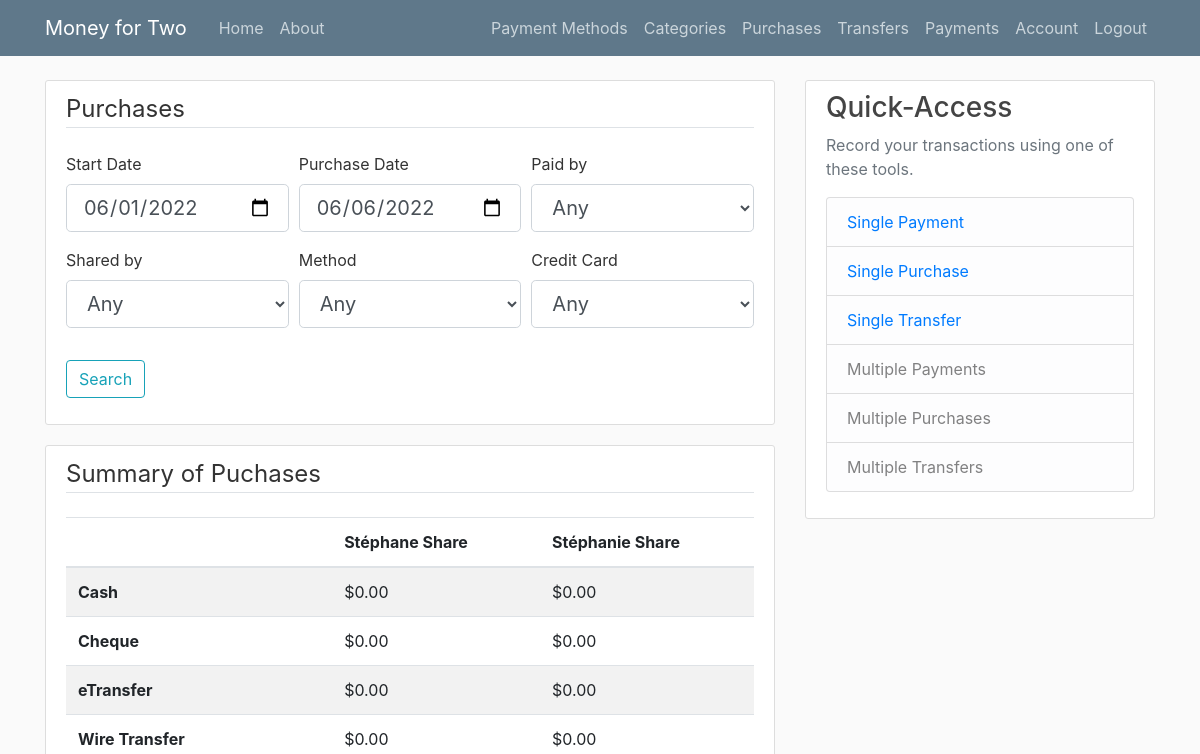
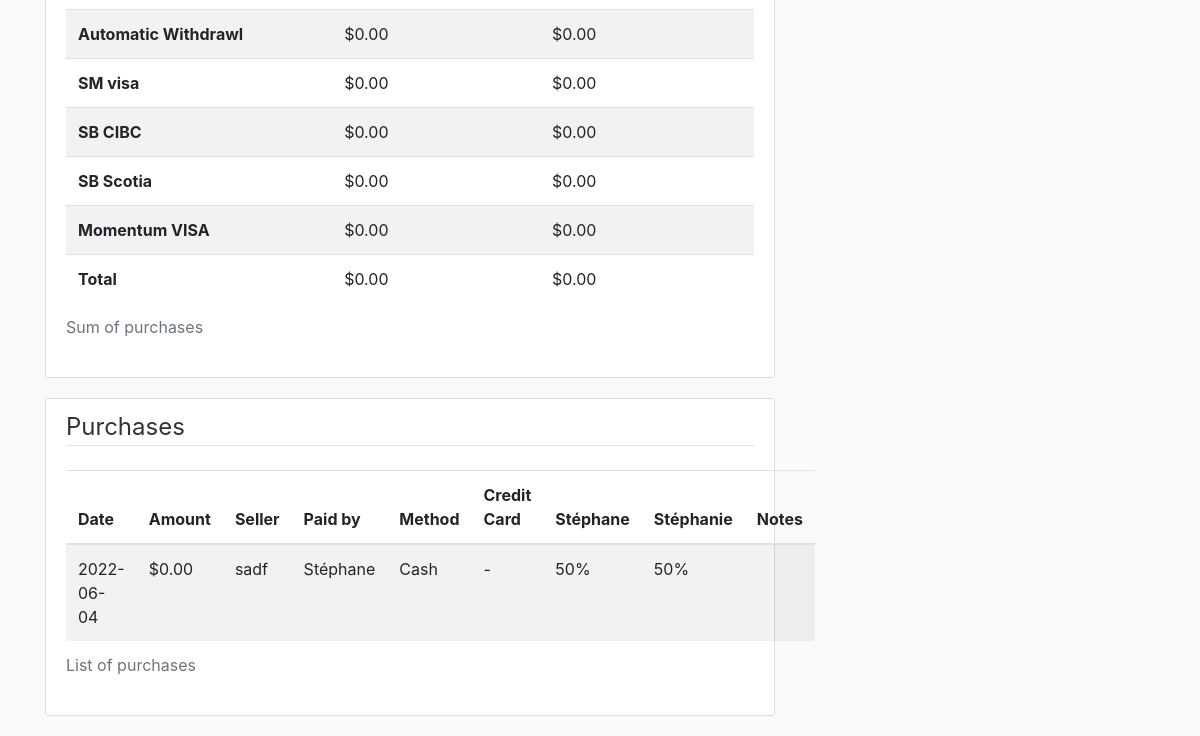
The page /purchases/ (signed in) on the database as committed earlier (2 pictures, top to bottom).
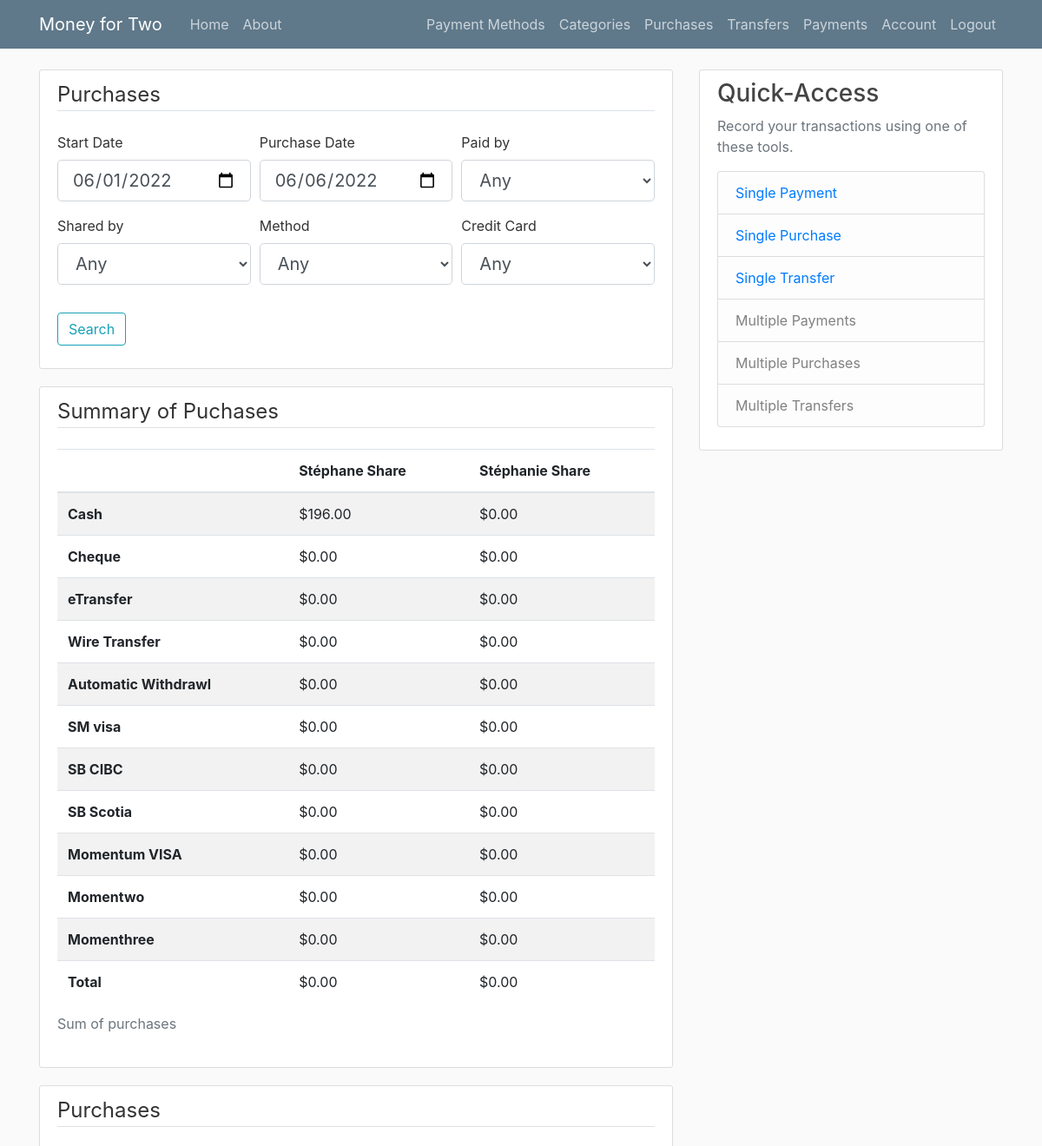
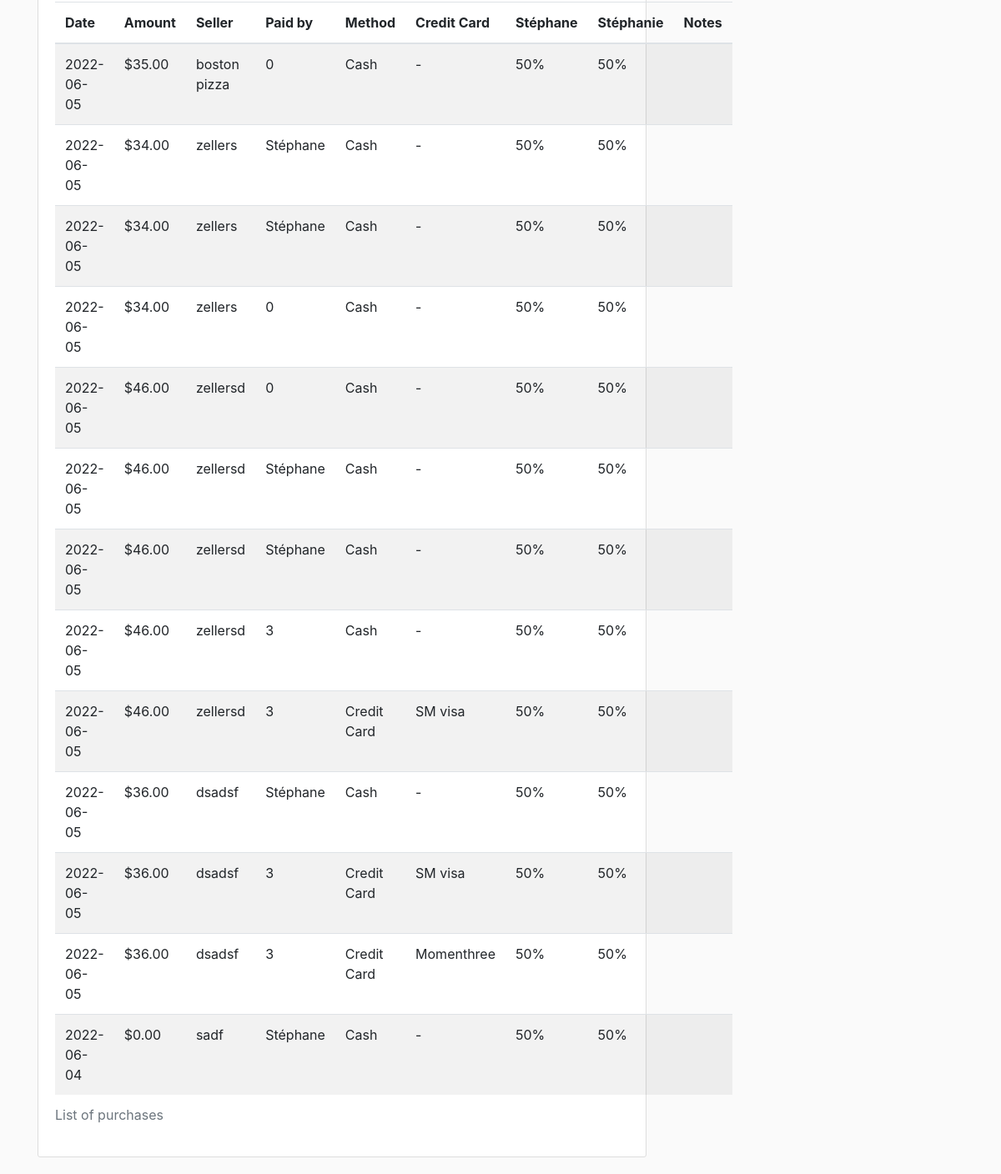
The same page on the database as committed later (2 pictures, top to bottom).
### app/models.py (models this page shows, shortened)
class User(db.Model, UserMixin):
    id=db.Column(db.Integer,primary_key=True)
    username1 = db.Column(db.String(20), nullable=False)
    username2 = db.Column(db.String(20), nullable=False)
    email = db.Column(db.String(120), unique=True, nullable=False)
    password = db.Column(db.String(60), nullable=False)
    payments = db.relationship('Payment',backref='payer',lazy=True)
    purchases = db.relationship('Purchase',backref='purchaser',lazy=True)
    transfers = db.relationship('Transfer',backref='transferer',lazy=True)
    cards = db.relationship('Card',backref='carder',lazy=True)
    methods = db.relationship('Method',backref='methoder',lazy=True)
    categories = db.relationship('Category',backref='categoryer',lazy=True)

class Method(db.Model):
    id = db.Column(db.Integer,primary_key=True)
    method = db.Column(db.String(20),nullable=False,unique=True)
    user_id = db.Column(db.Integer, db.ForeignKey('user.id'), nullable=False)
    purchases = db.relationship('Purchase',backref='purchase_method',lazy=True)

class Card(db.Model):
    id = db.Column(db.Integer,primary_key=True)
    card = db.Column(db.String(20),nullable=False,unique=True)
    user_id = db.Column(db.Integer, db.ForeignKey('user.id'), nullable=False)
    payments = db.relationship('Payment',backref='card_paid',lazy=True)
    purchases = db.relationship('Purchase',backref='card_used',lazy=True)

class Purchase(db.Model):
    id = db.Column(db.Integer, primary_key=True)
    date = db.Column(db.Date,nullable=False,default=date.today)
    amount = db.Column(db.Numeric,nullable=False)
    seller = db.Column(db.String(120),nullable=False)
    paid_by = db.Column(db.Integer,nullable=False)
    user1_pct = db.Column(db.Numeric,nullable=False)
    notes = db.Column(db.String(120))
    user_id = db.Column(db.Integer, db.ForeignKey('user.id'), nullable=False)
    method_id = db.Column(db.Integer, db.ForeignKey('method.id'), nullable=True)
    card_id = db.Column(db.Integer, db.ForeignKey('card.id'), nullable=True)

### app/routes.py (the view, shortened to what this page needs)
@app.route('/purchases/', methods=['GET','POST'])
def purchases():
    form = PurchaseQueryForm()
    form.paid_by.choices = [(3,'Any')]+[(1,current_user.username1+'*'),(2,current_user.username2+'*')]
    form.shared_by.choices = [(3,'Any')]+[(1,current_user.username1+'*'),(2,current_user.username2+'*')]
    methods = Method.query.filter_by(user_id=current_user.id).all()
    form.method_id.choices = [(-1,'Any')]+[(method.id, method.method) for method in methods]
    cards = Card.query.filter_by(user_id=current_user.id).all()
    form.card_id.choices = [(-1,'Any')]+[(card.id, card.card) for card in cards]
    form_card_sums=[]
    csum1 = 0
    csum2 = 0
    form_method_sums=[]
    msum1 = 0
    msum2 = 0
    if not request.args: #request.method == 'GET':
        form_start=datetime.today().date().replace(day=1)
        form_end=datetime.today().date()
        form_card=-1
        form_method=-1
        form_paid_by=3
        purchases = db.session.query(Purchase).filter(and_(Purchase.user_id==current_user.id, Purchase.date>=datetime.today().date().replace(day=1))).order_by(desc(Purchase.date)).all()
        print(payments)
        for method in methods:
            form_msum1=Purchase.query.with_entities(func.sum(Purchase.amount).label("mySum")).filter(and_(Purchase.user_id==current_user.id, Purchase.method_id==method.id, Purchase.date>=datetime.today().date().replace(day=1),Purchase.paid_by==1)).first()
            form_msum2=Purchase.query.with_entities(func.sum(Purchase.amount).label("mySum")).filter(and_(Purchase.user_id==current_user.id, Purchase.method_id==method.id, Purchase.date>=datetime.today().date().replace(day=1),Purchase.paid_by==2)).first()
            if form_msum1.mySum and int(form_paid_by)!=2:
                form_msumpaidby1 = float(form_msum1.mySum)
            else:
                form_msumpaidby1 = 0
            if form_msum2.mySum and int(form_paid_by)!=1:
                form_msumpaidby2 = float(form_msum2.mySum)
            else:
                form_msumpaidby2 = 0
            form_method_sums.append([method.method,form_msumpaidby1,form_msumpaidby2])
            msum1+=form_msumpaidby1
            msum2+=form_msumpaidby2
        for card in cards:
            form_csum1=Purchase.query.with_entities(func.sum(Purchase.amount).label("mySum")).filter(and_(Purchase.user_id==current_user.id, Purchase.card_id==card.id, Purchase.date>=datetime.today().date().replace(day=1),Purchase.paid_by==1)).first()
            form_csum2=Purchase.query.with_entities(func.sum(Purchase.amount).label("mySum")).filter(and_(Purchase.user_id==current_user.id, Purchase.card_id==card.id, Purchase.date>=datetime.today().date().replace(day=1),Purchase.paid_by==2)).first()
            if form_csum1.mySum and int(form_paid_by)!=2:
                form_csumpaidby1 = float(form_csum1.mySum)
            else:
                form_csumpaidby1 = 0
            if form_csum2.mySum and int(form_paid_by)!=1:
                form_csumpaidby2 = float(form_csum2.mySum)
            else:
                form_csumpaidby2 = 0
            form_card_sums.append([card.card,form_csumpaidby1,form_csumpaidby2])
            csum1+=form_csumpaidby1
            csum2+=form_csumpaidby2
    return render_template('purchases.html', title='Purchases', form=form, form_start=form_start, form_end=form_end, form_paid_by=form_paid_by, form_card=form_card, form_method=form_method, purchases=purchases, user1=current_user.username1, user2=current_user.username2, method_sums=form_method_sums, msum1=msum1, msum2=msum2, card_sums=form_card_sums, csum1=csum1, csum2=csum2)

### app/forms.py
class PurchaseQueryForm(FlaskForm):
    start_date = DateField('Start Date', validators=[DataRequired()])
    end_date = DateField('Purchase Date', validators=[DataRequired()])
    paid_by = SelectField('Paid by', validators=[DataRequired()])
    shared_by = SelectField('Shared by', validators=[DataRequired()])
    method_id = SelectField('Method', validators=[DataRequired()])
    card_id = SelectField('Credit Card', validators=[DataRequired()])
    seller = StringField('Merchant', validators=[DataRequired(),Length(max=80)])
    submit = SubmitField('Search')

### app/models.py (called while the page is built)
@login_manager.user_loader
def load_user(user_id):
    return User.query.get(int(user_id))

### app/templates/purchases.html (shortened to what this page needs)
{% extends "layout.html" %}
{% block content %}
<div class="content-section">
    <form method="POST" action="">
        <fieldset class="form-group">
            <legend class="border-bottom mb-4">Purchases</legend>
            <div class="form-row">
                <div class="col">
                    <div class="form-group">
                        {{ form.start_date.label(class="form-control-label") }}
                        {% if form.start_date.errors %}
                            {{ form.start_date(class="form-control form-control-lg is-invalid", value=form_start ) }}
                            <div class="invalid-feedback">
                                {% for error in form.start_date.errors %}
                                    <span>{{ error }}</span>
                                {% endfor %}
                            </div>
                        {% else %}
                            {{ form.start_date(class="form-control form-control-lg", value=form_start ) }}
                        {% endif %}
                    </div>
                </div>
                <div class="col">
                    <div class="form-group">
                        {{ form.end_date.label(class="form-control-label") }}
                        {% if form.end_date.errors %}
                            {{ form.end_date(class="form-control form-control-lg is-invalid", value=form_end) }}
                            <div class="invalid-feedback">
                                {% for error in form.end_date.errors %}
                                    <span>{{ error }}</span>
                                {% endfor %}
                            </div>
                        {% else %}
                            {{ form.end_date(class="form-control form-control-lg", value=form_end) }}
                        {% endif %}
                    </div>
                </div>
                <div class="col">
                    <div class="form-group">
                        {{ form.paid_by.label(class="form-control-label") }}
                        {{ form.paid_by(class="form-control form-control-lg") }}
                    </div>
                </div>
            </div>
            <div class="form-row">
                <div class="col">
                    <div class="form-group">
                        {{ form.shared_by.label(class="form-control-label") }}
                        {{ form.shared_by(class="form-control form-control-lg") }}
                    </div>
                </div>
                <div class="col">
                    <div class="form-group">
                        {{ form.method_id.label(class="form-control-label") }}
                        {{ form.method_id(class="form-control form-control-lg") }}
                    </div>
                </div>
                <div class="col">
                    <div class="form-group">
                        {{ form.card_id.label(class="form-control-label") }}
                        {{ form.card_id(class="form-control form-control-lg") }}
                    </div>
                </div>
            </div>
        </fieldset>
        <div class="form-group">
            {{ form.submit(class="btn btn-outline-info") }}
        </div>
    </form>
</div>
<div class="content-section">
    <legend class="border-bottom mb-4">Summary of Puchases</legend>
    <table class="table table-striped">
        <caption>Sum of purchases</caption>
        <thead>
          <tr>
            <th scope="col"> </th>
            <th scope="col">{{ user1 }} Share</th>
            <th scope="col">{{ user2 }} Share</th>
          </tr>
        </thead>
        <tbody>
            {% for method_sum, mpaidby1, mpaidby2 in method_sums %}
            <tr>
                <th scope="row" >{{ method_sum }}</th>
                <td>${{ '%0.2f'| format( mpaidby1 |float) }}</td>
                <td>${{ '%0.2f'| format( mpaidby2 |float) }}</td>
            </tr>
            {% endfor %}
            {% for card_sum, cpaidby1, cpaidby2 in card_sums %}
            <tr>
                <th scope="row" >{{ card_sum }}</th>
                <td>${{ '%0.2f'| format( cpaidby1 |float) }}</td>
                <td>${{ '%0.2f'| format( cpaidby2 |float) }}</td>
            </tr>
            {% endfor %}
            <tr>
                <th scope="row" >Total</th>
                <td>${{ '%0.2f'| format( csum1+csum2 |float) }}</td>
                <td>${{ '%0.2f'| format( csum2+csum2 |float) }}</td>
            </tr>
        </tbody>
    </table>
</div>
<div class="content-section">
    <legend class="border-bottom mb-4">Purchases</legend>
    <table class="table table-striped">
        <caption>List of purchases</caption>
        <thead>
          <tr>
            <th scope="col">Date</th>
            <th scope="col">Amount</th>
            <th scope="col">Seller</th>
            <th scope="col">Paid by</th>
            <th scope="col">Method</th>
            <th scope="col">Credit Card</th>
            <th scope="col">{{user1}}</th>
            <th scope="col">{{user2}}</th>
            <th scope="col">Notes</th>
          </tr>
        </thead>
        <tbody>
            {% for purchase in purchases %}
            <tr>
                <td>{{ purchase.date }}</td>
                <td>${{ '%0.2f'| format(purchase.amount|float) }}</td>
                <td>{{ purchase.seller }}</td>
                {% if purchase.paid_by==1 %}
                    <td>{{ user1 }}</td>
                {% elif purchase.paid_by==2 %}
                    <td>{{ user1 }}</td>
                {% else %}
                    <td>{{ purchase.paid_by }}</td>
                {% endif %}
                {% if purchase.method_id==0 %}
                    <td> Credit Card</td>
                {% else %}
                    <td>{{ purchase.purchase_method.method }}</td>
                {% endif %}
                {% if purchase.card_id==0 %}
                    <td> - </td>
                {% else %}
                    <td>{{ purchase.card_used.card }}</td>
                {% endif %}
                <td>{{ '%0.0f'| format(100-purchase.user1_pct|float) }}%</td>
                <td>{{ '%0.0f'| format(purchase.user1_pct|float) }}%</td>
                <td>{{ purchase.notes }}</td>
            </tr>
            {% endfor %}
        </tbody>
    </table>
</div>
{% endblock content %}

### app/templates/layout.html (shortened to what this page needs)
<!DOCTYPE html>
<html lang="en">
<head>
    <link rel="stylesheet" href="https://cdn.jsdelivr.net/npm/bootstrap@4.3.1/dist/css/bootstrap.min.css">
    <link rel="stylesheet" type="text/css" href="{{ url_for('static', filename='main.css') }}">
</head>
<body>
  <header class="site-header">
      <nav class="navbar navbar-expand-md navbar-dark bg-steel fixed-top">
          <div class="container">
          <a class="navbar-brand mr-4" href="/">Money for Two</a>
          <div class="collapse navbar-collapse" id="navbarToggle">
              <div class="navbar-nav mr-auto">
              <a class="nav-item nav-link" href="{{ url_for('home') }}">Home</a>
              <a class="nav-item nav-link" href="{{ url_for('about') }}">About</a>
              </div>
                <div class="navbar-nav">
                  {% if current_user.is_authenticated %}
                    <a class="nav-item nav-link" href="{{ url_for('methods') }}">Payment Methods</a>
                    <a class="nav-item nav-link" href="{{ url_for('categories') }}">Categories</a>
                    <a class="nav-item nav-link" href="{{ url_for('purchases') }}">Purchases</a>
                    <a class="nav-item nav-link" href="{{ url_for('transfers') }}">Transfers</a>
                    <a class="nav-item nav-link" href="{{ url_for('payments') }}">Payments</a>
                    <a class="nav-item nav-link" href="{{ url_for('account') }}">Account</a>
                    <a class="nav-item nav-link" href="{{ url_for('logout') }}">Logout</a>
                  {% else %}
                    <a class="nav-item nav-link" href="{{ url_for('login') }}">Login</a>
                    <a class="nav-item nav-link" href="{{ url_for('register') }}">Register</a>
                  {% endif %}
              </div>
          </div>
          </div>
      </nav>
  </header>
  <main role="main" class="container">
      <div class="row">
        <div class="col-md-8">
          {% block content %}{% endblock %}
        </div>
        <div class="col-md-4">
          <div class="content-section">
            <h3>Quick-Access</h3>
            <p class='text-muted'>Record your transactions using one of these tools.
              <ul class="list-group">
                <li class="list-group-item list-group-item-light"><a href="{{ url_for('new_payment') }}">Single Payment</a></li>
                <li class="list-group-item list-group-item-light"><a href="{{ url_for('new_purchase') }}">Single Purchase</a></li>
                <li class="list-group-item list-group-item-light"><a href="{{ url_for('new_transfer') }}">Single Transfer</a></li>
                <li class="list-group-item list-group-item-light">Multiple Payments</li>
                <li class="list-group-item list-group-item-light">Multiple Purchases</li>
                <li class="list-group-item list-group-item-light">Multiple Transfers</li>
              </ul>
            </p>
          </div>
        </div>
      </div>
    </main>
  </body>
</html>

### app/static/main.css (style rules this page uses)
body { background: #fafafa; color: #333333; margin-top: 5rem; }
h1, h2, h3, h4, h5, h6 { color: #444444; }
.bg-steel { background-color: #5f788a; }
.site-header .navbar-nav .nav-link { color: #cbd5db; }
.content-section { background: #ffffff; padding: 10px 20px; border: 1px solid #dddddd; border-radius: 3px; margin-bottom: 20px; }

Rows that differ between the two databases and show on the page:
computed for Method "Cash": mpaidby1 "0.00" → "196.00"
added Card: card "Momentwo", cpaidby1 "0.00", cpaidby2 "0.00"
added Card: card "Momenthree", cpaidby1 "0.00", cpaidby2 "0.00"
added Purchase: date "2022-06-05", amount "35.00", seller "boston pizza", paid_by "0", purchase_method.method "Cash", 100-purchase.user1_pct|float "50", user1_pct "50"
added Purchase: date "2022-06-05", amount "34.00", seller "zellers", {{ user1 }} "Stéphane", purchase_method.method "Cash", 100-purchase.user1_pct|float "50", user1_pct "50"
added Purchase: date "2022-06-05", amount "34.00", seller "zellers", {{ user1 }} "Stéphane", purchase_method.method "Cash", 100-purchase.user1_pct|float "50", user1_pct "50"
added Purchase: date "2022-06-05", amount "34.00", seller "zellers", paid_by "0", purchase_method.method "Cash", 100-purchase.user1_pct|float "50", user1_pct "50"
added Purchase: date "2022-06-05", amount "46.00", seller "zellersd", paid_by "0", purchase_method.method "Cash", 100-purchase.user1_pct|float "50", user1_pct "50"
added Purchase: date "2022-06-05", amount "46.00", seller "zellersd", {{ user1 }} "Stéphane", purchase_method.method "Cash", 100-purchase.user1_pct|float "50", user1_pct "50"
added Purchase: date "2022-06-05", amount "46.00", seller "zellersd", {{ user1 }} "Stéphane", purchase_method.method "Cash", 100-purchase.user1_pct|float "50", user1_pct "50"
added Purchase: date "2022-06-05", amount "46.00", seller "zellersd", paid_by "3", purchase_method.method "Cash", 100-purchase.user1_pct|float "50", user1_pct "50"
added Purchase: date "2022-06-05", amount "46.00", seller "zellersd", paid_by "3", shows "Credit Card", card_used.card "SM visa", 100-purchase.user1_pct|float "50", user1_pct "50"
added Purchase: date "2022-06-05", amount "36.00", seller "dsadsf", {{ user1 }} "Stéphane", purchase_method.method "Cash", 100-purchase.user1_pct|float "50", user1_pct "50"
added Purchase: date "2022-06-05", amount "36.00", seller "dsadsf", paid_by "3", shows "Credit Card", card_used.card "SM visa", 100-purchase.user1_pct|float "50", user1_pct "50"
added Purchase: date "2022-06-05", amount "36.00", seller "dsadsf", paid_by "3", shows "Credit Card", card_used.card "Momenthree", 100-purchase.user1_pct|float "50", user1_pct "50"
